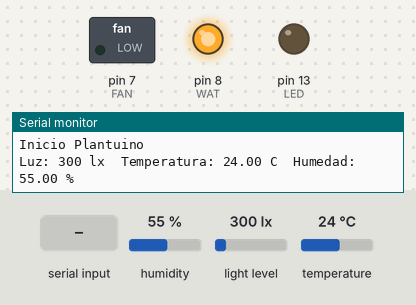
Bench run of a sketch on a simulated Arduino Uno, built with avr-gcc and run on an emulated ATmega328P. On the bench: switched loads named in the sketch (green lamp = pin HIGH), output pins drawn as LEDs (lit = HIGH), the last lines printed to the serial monitor. Inputs (shaded band) come from the test bench; at power-on: humidity 55 %, light level 300 lx, temperature 24 °C.

Above: at 1.7 s.
1.8 s: "P90\n" received over the second serial link
At 8.2 s:
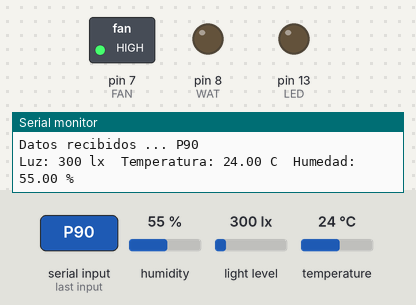
9.2 s: "B\n" received over the second serial link
At 10.4 s:
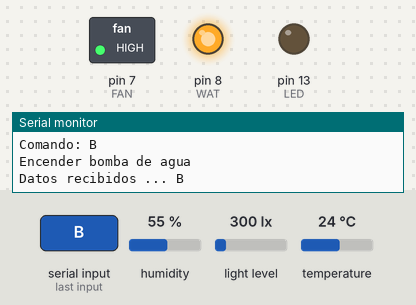
10.7 s: "I90\n" received over the second serial link
At 11.7 s:
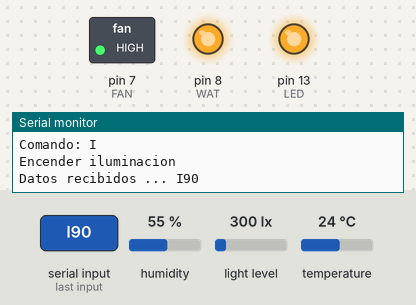
12.2 s: "b\n" received over the second serial link
At 12.8 s:
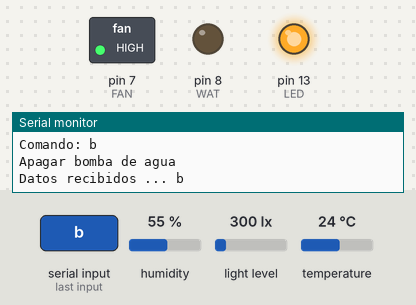
13.7 s: "v90\n" received over the second serial link
At 14.3 s:
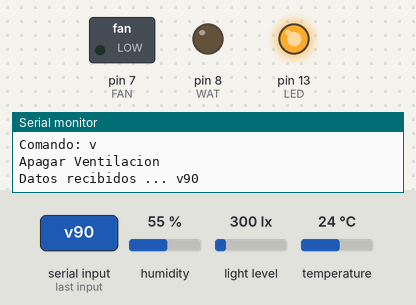
Timing chart, 0 to 19.5 s (numbered marks = the images above; inputs shaded):
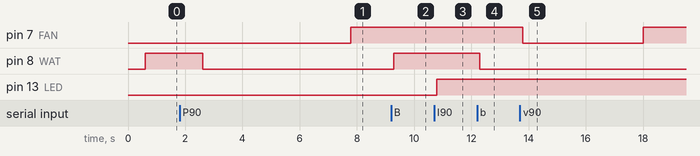

Measured:
- after the input at 1.8 s, pin 7 (FAN): LOW → HIGH after 6.0 s
- after the input at 9.2 s, pin 8 (WAT): LOW → HIGH after 0.08 s
- after the input at 10.7 s, pin 13 (LED): LOW → HIGH after 0.08 s
- after the input at 12.2 s, pin 8 (WAT): HIGH → LOW after 0.08 s
- after the input at 13.7 s, pin 7 (FAN): HIGH → LOW after 0.09 s, → HIGH 4.2 s later

The sketch:

plantuino.ino
```cpp
//Declaracion de variables globales
const byte numChars = 19;
char receivedChars[numChars]; //Este array almacena los datos recibidos
boolean newData = false;
char command;
char limLuzChar[6];
char limTempChar[6];
char limHumChar[6];
int flagFAN = 0;
int flagWAT = 0;
int flagLED = 0;

//*** Sensor de temperatura y humedad - DHT AM2302 ***//
#include "DHT.h"
#define DHTPIN 2                // Definimos PIN al que nos vamos a conectar
#define DHTTYPE DHT22           // Definimos tipo de sensor que tenemos DHT 22  (AM2302)
DHT dht(DHTPIN, DHTTYPE);       // Inicializamos sensor DHT para Arduino en 16mhz

//*** Sensor de luz - BH1750 ***//
#include <Wire.h>
#include <BH1750.h>
BH1750 lightMeter;

//*** Sensor Bluetooth - HC-05 ***//
#include <SoftwareSerial.h>     // Incluimos la librería  SoftwareSerial
SoftwareSerial BT(10,11);       // Definimos los pines RX y TX del Arduino conectados al Bluetooth

//*** Parametros ***//
#define LED 13
#define WAT 8                   // Definimos PIN para activar/desactivar bomba de agua
#define FAN 7                   // Definimos PIN para activar/desactivar ventilador

byte pinEstado = 0;             // Para ver si se activa un pin porque se detecta una medida limite (todavia no se usa)
byte pinEstadoApp = 0;          // Para ver si se activa un pin porque se dio la orden desde la App (todavia no se usa)
byte sensarLuz = 1;             // Para ver si usa el sensor de luz de arduino o no

//*** Definición de límites ***//
//#define limiteLuz 300            // Limite de luz, medido en lx
//#define limiteHumedad 65        // Limite de humedad, medido en %
//#define limiteTemperatura 25    // Limite de temperatura, medido en °C
#define tiempo_lectura 5000       // Cada cuantos milisegundos lee todos los sensores (5 s = 5000 ms)
#define tiempo_humedad 30000//3600000    // Cada cuantos milisegundos comprueba si la humedad es baja (1 h = 3600000 ms)
float limiteLuz = 300;
float limiteTemperatura = 25;
float limiteHumedad = 65;

int tiempo = tiempo_lectura;    // Para que lea los sensores cuando prende la placa
int tiempH = tiempo_humedad;    // Para que lea los sensores cuando prende la placa

void setup() {

  BT.begin(9600);               // Inicializamos el puerto serie BT (Para Modo AT 2)
  BT.flush();                   // Para borrar la chache del puerto serie
  delay(500);                   // Para darle tiempo que inicie el modulo BT

  Serial.begin(9600);           // Inicializamos  el puerto serie

  pinMode(LED, OUTPUT);         //Define el pin para prender la luz
  digitalWrite(LED,LOW);
  pinMode(WAT, OUTPUT);         //Define el pin para prender la bomba de agua
  digitalWrite(WAT,LOW);
  pinMode(FAN, OUTPUT);         //Define el pin para prender el ventilador
  digitalWrite(FAN,LOW);

  Serial.println("Inicio Plantuino");

  dht.begin();
  lightMeter.begin();

}

void loop() {

  //recvWithEndMarker();
  showNewData();
  loop_bluetooth();             //Lee si se reciben datos de bluetooth desde la App

  delay(100);
  tiempo += 100;                //Contador de tiempo, porque la frecuencia de letura de bluetooth es mayor que la frecuencia de lectura de los sensores
  tiempH += 100;

  if (tiempo > tiempo_lectura){ //Lee los sensores cuando se cumple el tiempo seteado

    tiempo = 0;                 //Reinicia el tiempo

    uint16_t lux = lightMeter.readLightLevel(); //Lee sensor luz
    float t = dht.readTemperature();            //Lee sensor temperatura
    float h = dht.readHumidity();               //Lee sensor humedad

    Serial.print("Luz: ");
    Serial.print(lux);
    Serial.print(" lx\t");
    Serial.print("Temperatura: ");
    Serial.print(t);
    Serial.print(" C\t");
    Serial.print("Humedad: ");
    Serial.print(h);
    Serial.println(" %\t");

    //Activa o desactiva pines (prende o apaga actuadores) de acuerdo a los limites establecidos

    if(flagLED == 0 && sensarLuz) {
      if(lux<(int)limiteLuz)
        digitalWrite(LED,HIGH);
      else
        digitalWrite(LED,LOW);
    }

    if(flagFAN == 0) {
      if(t>limiteTemperatura)
        digitalWrite(FAN,HIGH);
      else
        digitalWrite(FAN,LOW);
    }

    if(flagWAT == 0) {
      if(tiempH>=tiempo_humedad){
        tiempH = 0;
        if(h<limiteHumedad)
        {
          digitalWrite(WAT,HIGH);
          delay(2000); // 2 seg con la bomba activa
          digitalWrite(WAT,LOW);
        }
        else
          digitalWrite(WAT,LOW);
      }
    }

  }

}

void recvWithEndMarker(){
  static byte ndx = 0;
  char endMarker = '\n';
  char rc;
    //http://forum.arduino.cc/index.php?topic=288234.0
    while(BT.available() > 0 && newData == false){
      rc = BT.read();
      BT.flush();
      if(rc != endMarker){
        receivedChars[ndx] = rc;
        ndx++;
        if(ndx >= numChars){
          ndx = numChars - 1;
          }
        }
        else {
          receivedChars[ndx] = '\0'; //Ya leimos todos los datos recibidos
          ndx = 0;
          newData = true;
          }
      }

}

void showNewData(){

  if(newData == true){
    Serial.print("Datos recibidos ... ");
    Serial.println(receivedChars);
    newData = false;
  }

}

// Función para leer indicaciones desde Aplicacion Android
void loop_bluetooth()
{
  if(BT.available())            // Verifica si se recibieron datos de bluetooth
  {
    for(int i=0; i < 19; i++){
      receivedChars[i] = '\0';
    }
    recvWithEndMarker();
    //char command = BT.read();
    //BT.flush();
    //Serial.println("Contenido de ReceivedChars: ", receivedChars);

    //Obtengo primer paramero pasado que indica que el caso solicitado por la App
    command = receivedChars[0];
    Serial.print("Comando: ");
    Serial.println(command);

    switch(command){            //Lee el comando recibido
      case 'P':

        //Armo limite de luz
        limLuzChar[0] = receivedChars[2];
        limLuzChar[1] = receivedChars[3];
        limLuzChar[2] = receivedChars[4];
        limLuzChar[3] = receivedChars[5];
        limLuzChar[4] = receivedChars[6];
        limLuzChar[5] = '\0';
        Serial.print("Lim Luz Char: ");
        Serial.println(limLuzChar);

        //Armo limite de temperatura
        limTempChar[0] = receivedChars[8];
        limTempChar[1] = receivedChars[9];
        limTempChar[2] = receivedChars[10];
        limTempChar[3] = receivedChars[11];
        limTempChar[4] = receivedChars[12];
        limTempChar[5] = '\0';
        Serial.print("Lim Temp Char: ");
        Serial.println(limTempChar);

        //Armo limite de humedad
        limHumChar[0] = receivedChars[14];
        limHumChar[1] = receivedChars[15];
        limHumChar[2] = receivedChars[16];
        limHumChar[3] = receivedChars[17];
        limHumChar[4] = receivedChars[18];
        limHumChar[5] = '\0';
        Serial.print("Lim Hum Char: ");
        Serial.println(limHumChar);

        //Obtengo valores flotantes de los limites armados
        //http://forum.arduino.cc/index.php?topic=42139.0
        limiteLuz = atof(limLuzChar);
        Serial.print("Limite luz: ");
        Serial.println(limiteLuz);

        limiteTemperatura = atof(limTempChar);
        Serial.print("Limite temperatura: ");
        Serial.println(limiteTemperatura);

        limiteHumedad = atof(limHumChar);
        Serial.print("Limite humedad: ");
        Serial.println(limiteHumedad);

        break;
      case 'V':
        Serial.println("Encender Ventilacion");
        flagFAN = 1;
        digitalWrite(FAN,HIGH);
        break;
      case 'v':
        Serial.println("Apagar Ventilacion");
        flagFAN = 0;
        digitalWrite(FAN,LOW);
        break;
      case 'I':
        Serial.println("Encender iluminacion");
        //toggle(LED);            //Enienda/Apaga LED
        flagLED = 1;
        digitalWrite(LED,HIGH);
        break;
      case 'i':
        Serial.println("Apagar iluminacion");
        //toggle(LED);            //Enienda/Apaga LED
        flagLED = 0;
        digitalWrite(LED,LOW);
        break;
      case 'B':
        Serial.println("Encender bomba de agua");
        flagWAT = 1;
        digitalWrite(WAT,HIGH);
        break;
      case 'b':
        Serial.println("Apagar bomba de agua");
        flagWAT = 0;
        digitalWrite(WAT,LOW);
        break;
      case 'L':
        loop_light();           //Lee sensor luz y envia datos por bluetooth a la App
        break;
      case 'T':
        loop_temperature();     //Lee sensor temperatura y envia datos por bluetooth a la App
        break;
      case 'H':
        loop_humidity();        //Lee sensor humedad y envia datos por bluetooth a la App
        break;
      case 'O':
        toggle(LED);            //Enienda/Apaga LED
        break;
      case 'M':
        sensarLuz = 0;
        break;
      case 'm':
        sensarLuz = 1;
        break;
      case 'Z':
        if(!sensarLuz)digitalWrite(LED,HIGH);
        break;
      case 'z':
        if(!sensarLuz)digitalWrite(LED,LOW);
        break;
      case 'S':
        Serial.print("S");
        Serial.print(limiteLuz);
        Serial.print("|");
        Serial.print(limiteTemperatura);
        Serial.print("|");
        Serial.println(limiteHumedad);
        break;
      case 'A':                 //Lee todos los sensores y envia datos por bluetooth a la App
        Serial.println("Entro a A!");
        /*
        loop_light();
        loop_temperature();
        loop_humidity();
        */
        loop_all();
        break;
       default:
        Serial.println("Se rompio todo!");
        break;
    }
  }

  /*
  if(Serial.available())       // Si llega un dato por el monitor serial se envía al puerto BT
  {
     BT.write(Serial.read());
  }
  */

}

void loop_light() {

  uint16_t lux = lightMeter.readLightLevel();   // Leemos nivel de luz

  BT.print("Light Sensor: ");
  BT.print(lux);
  BT.println(" lx");

}

void loop_temperature() {

  float t = dht.readTemperature();              // Leemos temperatura

  // Chequeamos si falló al leer sensor y salimos para intentar nuevamente
  if (isnan(t)) {
    Serial.println("Falló al leer desde sensor DHT!");
    return;
  }

  BT.print("Temperature Sensor: ");
  BT.print(t);
  BT.println(" °C");

}

void loop_humidity() {

  float h = dht.readHumidity();                 // Leemos humedad

  // Chequeamos si falló al leer sensor y salimos para intentar nuevamente
  if (isnan(h)) {
    Serial.println("Falló al leer desde sensor DHT!");
    return;
  }

  BT.print("Humidity sensor: ");
  BT.print(h);
  BT.println(" %");

}

void loop_all(){
  uint16_t lux = lightMeter.readLightLevel();   // Leemos nivel de luz
  float t = dht.readTemperature();              // Leemos temperatura
  float h = dht.readHumidity();                 // Leemos humedad

  // Chequeamos si falló al leer sensor y salimos para intentar nuevamente
  if (isnan(t)) {
    Serial.println("Falló al leer desde sensor DHT!");
    return;
  }

  // Chequeamos si falló al leer sensor y salimos para intentar nuevamente
  if (isnan(h)) {
    Serial.println("Falló al leer desde sensor DHT!");
    return;
  }

  BT.print("Light Sensor: ");
  BT.print(lux);
  BT.print(" lx|");
  BT.print("Temperature Sensor: ");
  BT.print(t);
  BT.print(" °C|");
  BT.print("Humidity sensor: ");
  BT.print(h);
  BT.println(" %|");

}

// Función para cambiar de estado un pin
void toggle(int pinNum)
{
  pinEstadoApp = !pinEstadoApp;
  digitalWrite(pinNum, pinEstadoApp);
}
```
